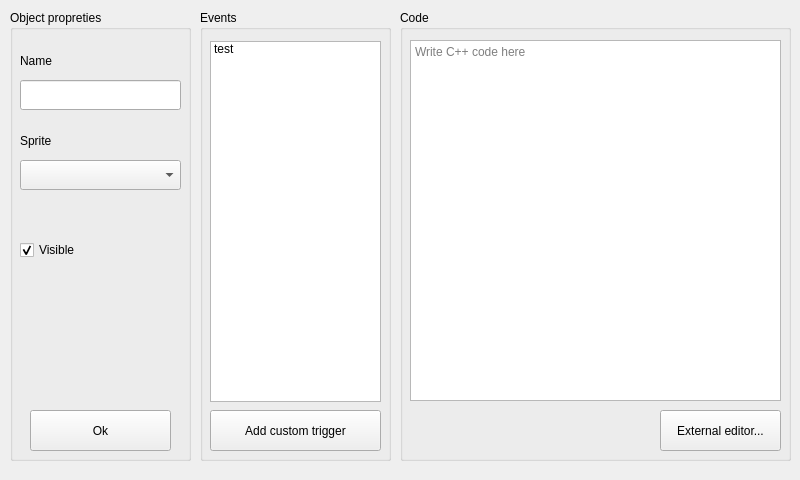
<?xml version="1.0" encoding="UTF-8"?>
<ui version="4.0">
 <class>ObjectEditor</class>
 <widget class="QMainWindow" name="ObjectEditor">
  <property name="geometry">
   <rect>
    <x>0</x>
    <y>0</y>
    <width>800</width>
    <height>480</height>
   </rect>
  </property>
  <property name="minimumSize">
   <size>
    <width>800</width>
    <height>480</height>
   </size>
  </property>
  <property name="maximumSize">
   <size>
    <width>16777215</width>
    <height>480</height>
   </size>
  </property>
  <property name="windowTitle">
   <string>Edit objec</string>
  </property>
  <widget class="QWidget" name="centralwidget">
   <widget class="QGroupBox" name="groupBox">
    <property name="geometry">
     <rect>
      <x>10</x>
      <y>10</y>
      <width>181</width>
      <height>451</height>
     </rect>
    </property>
    <property name="title">
     <string>Object propreties</string>
    </property>
    <widget class="QLabel" name="label">
     <property name="geometry">
      <rect>
       <x>10</x>
       <y>40</y>
       <width>71</width>
       <height>22</height>
      </rect>
     </property>
     <property name="text">
      <string>Name</string>
     </property>
    </widget>
    <widget class="QLineEdit" name="txtObjName">
     <property name="geometry">
      <rect>
       <x>10</x>
       <y>70</y>
       <width>161</width>
       <height>30</height>
      </rect>
     </property>
    </widget>
    <widget class="QPushButton" name="btnOk">
     <property name="geometry">
      <rect>
       <x>20</x>
       <y>400</y>
       <width>141</width>
       <height>41</height>
      </rect>
     </property>
     <property name="text">
      <string>Ok</string>
     </property>
     <property name="icon">
      <iconset resource="resources.qrc">
       <normaloff>:/icons/ok</normaloff>:/icons/ok</iconset>
     </property>
    </widget>
    <widget class="QLabel" name="label_2">
     <property name="geometry">
      <rect>
       <x>10</x>
       <y>120</y>
       <width>71</width>
       <height>22</height>
      </rect>
     </property>
     <property name="text">
      <string>Sprite</string>
     </property>
    </widget>
    <widget class="QComboBox" name="cmbSpriteSel">
     <property name="geometry">
      <rect>
       <x>10</x>
       <y>150</y>
       <width>161</width>
       <height>30</height>
      </rect>
     </property>
    </widget>
    <widget class="QWidget" name="verticalLayoutWidget">
     <property name="geometry">
      <rect>
       <x>10</x>
       <y>200</y>
       <width>160</width>
       <height>80</height>
      </rect>
     </property>
     <layout class="QVBoxLayout" name="verticalLayout">
      <item>
       <widget class="QCheckBox" name="chkVisible">
        <property name="text">
         <string>Visible</string>
        </property>
        <property name="checked">
         <bool>true</bool>
        </property>
       </widget>
      </item>
     </layout>
    </widget>
   </widget>
   <widget class="QGroupBox" name="groupBox_2">
    <property name="geometry">
     <rect>
      <x>200</x>
      <y>10</y>
      <width>191</width>
      <height>451</height>
     </rect>
    </property>
    <property name="title">
     <string>Events</string>
    </property>
    <widget class="QListWidget" name="lstEvents">
     <property name="geometry">
      <rect>
       <x>10</x>
       <y>31</y>
       <width>171</width>
       <height>361</height>
      </rect>
     </property>
     <property name="iconSize">
      <size>
       <width>32</width>
       <height>32</height>
      </size>
     </property>
     <property name="itemAlignment">
      <set>Qt::AlignLeading</set>
     </property>
     <item>
      <property name="text">
       <string>test</string>
      </property>
      <property name="icon">
       <iconset resource="resources.qrc">
        <normaloff>:/icons/constant</normaloff>:/icons/constant</iconset>
      </property>
     </item>
    </widget>
    <widget class="QPushButton" name="btnAddEvent">
     <property name="geometry">
      <rect>
       <x>10</x>
       <y>400</y>
       <width>171</width>
       <height>41</height>
      </rect>
     </property>
     <property name="text">
      <string>Add custom trigger</string>
     </property>
    </widget>
   </widget>
   <widget class="QGroupBox" name="groupBox_3">
    <property name="geometry">
     <rect>
      <x>400</x>
      <y>10</y>
      <width>391</width>
      <height>451</height>
     </rect>
    </property>
    <property name="title">
     <string>Code</string>
    </property>
    <widget class="QTextEdit" name="txtCode">
     <property name="geometry">
      <rect>
       <x>10</x>
       <y>30</y>
       <width>371</width>
       <height>361</height>
      </rect>
     </property>
     <property name="placeholderText">
      <string>Write C++ code here</string>
     </property>
    </widget>
    <widget class="QPushButton" name="btnExternalCode">
     <property name="geometry">
      <rect>
       <x>260</x>
       <y>400</y>
       <width>121</width>
       <height>41</height>
      </rect>
     </property>
     <property name="text">
      <string>External editor...</string>
     </property>
    </widget>
   </widget>
  </widget>
 </widget>
 <resources>
  <include location="resources.qrc"/>
 </resources>
 <connections/>
</ui>
